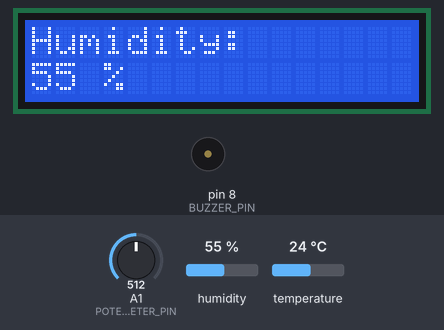
The sketch below on a simulated Arduino Uno, built with avr-gcc and run on an emulated ATmega328P. On the bench: 16×2 character LCD, buzzer (waves = sounding). The test bench sets the inputs (shaded band); at power-on: A1 (POTENTIOMETER_PIN) = 512, temperature 24 °C, humidity 55 %.

Above: at 3.2 s.
3.3 s: A1 (POTENTIOMETER_PIN) set to 498
At 4.8 s:
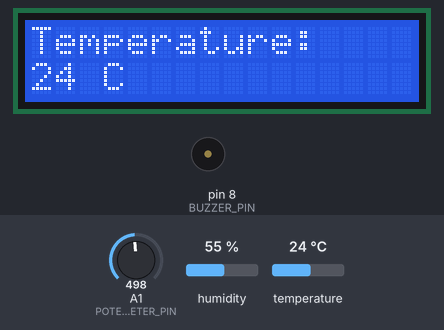
5.2 s: temperature set to 12 °C
At 6.1 s:
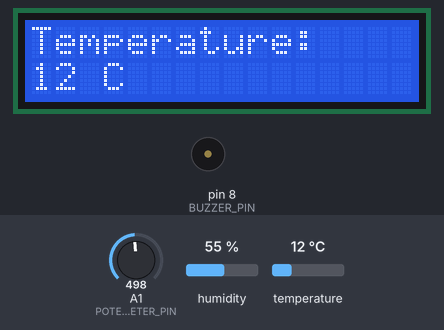
6.8 s: A1 (POTENTIOMETER_PIN) set to 522
At 6.97 s:
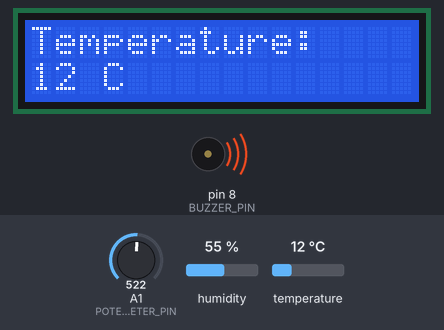
8.7 s: humidity set to 88 %
At 9.1 s:
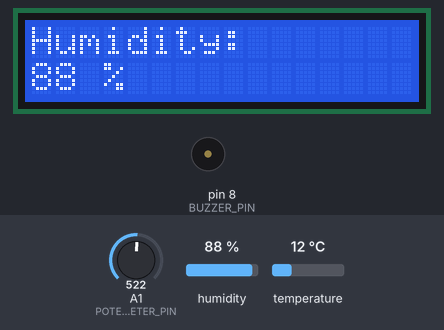
11.7 s: humidity set to 22 %
At 13.0 s:
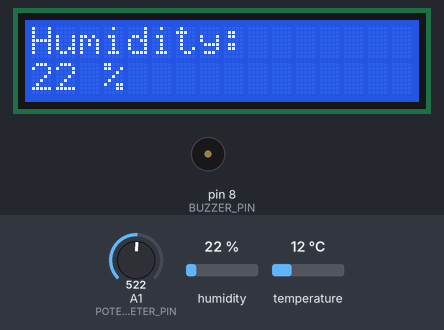
14.7 s: humidity set to 40 %
At 16.0 s:
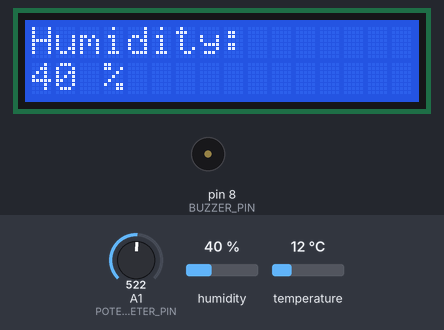
Timing chart, 0 to 17.3 s (numbered marks = the images above; inputs shaded):
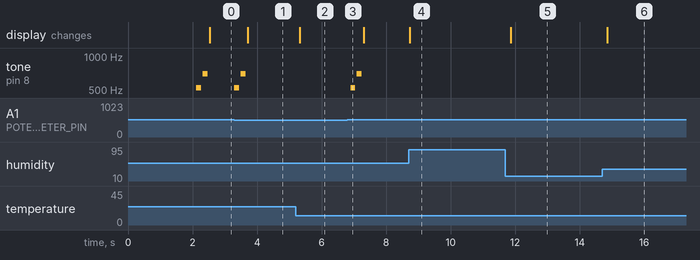

The sketch:

greenhouse-weather-station.ino
```cpp
#include <Wire.h>
#include <LiquidCrystal_I2C.h>
#include <Adafruit_HTU21DF.h>
#include <Adafruit_BMP280.h>

#define LIGHT_ANALOG_PIN A0
#define POTENTIOMETER_PIN A1
#define BUZZER_PIN 8


Adafruit_HTU21DF htu = Adafruit_HTU21DF();

int currentPage = 1;
int lastPage = 1;

LiquidCrystal_I2C lcd(0x27, 16, 2);


unsigned long startTime = 0;

void setup() {
  Serial.begin(9600);

  Wire.begin();
  if (!htu.begin()) {
    Serial.println("Ошибка HTU21D!");
  }

  pinMode(POTENTIOMETER_PIN, INPUT);
  pinMode(BUZZER_PIN, OUTPUT);

  lcd.init();
  lcd.backlight();
  lcd.setCursor(1, 0);
  lcd.print("Hello Sir!");

  delay(2000);
}


void playBeep() {
  tone(BUZZER_PIN, 523, 150);
  delay(200);
  tone(BUZZER_PIN, 698, 150);
  delay(200);
  noTone(BUZZER_PIN);
}


void loop() {

  float temp = htu.readTemperature();
  float humidity = htu.readHumidity();

  int sensorValue = analogRead(POTENTIOMETER_PIN);

  if (sensorValue >= 0 && sensorValue < 512) {
    currentPage = 1;
  }  else {
    currentPage = 2;
  }

  if (currentPage != lastPage) {
    playBeep();
    lastPage = currentPage;
  }

  lcd.clear();

  switch(currentPage) {
    case 1:
      lcd.setCursor(0, 0);
      lcd.print("Temperature:");
      lcd.setCursor(0, 1);
      lcd.print((int)temp);
      lcd.print(" C");
      break;

    case 2:
      lcd.setCursor(0, 0);
      lcd.print("Humidity:");
      lcd.setCursor(0, 1);
      lcd.print((int)humidity);
      lcd.print(" %");
      break;

  }


  delay(100);
}
```

Measured:
- the behaviour switches between 512 and 511 on A1 (POTENTIOMETER_PIN) (found by bisection; images 0 and 1)
- after the input at 3.3 s, tone on pin 8 (BUZZER_PIN): silent → 523 Hz at once, → silent 0.15 s later, → 698 Hz 0.05 s later, → silent 0.15 s later; the display: changes after 0.42 s (image 1)
- after the input at 5.2 s, the display: changes after 0.12 s (image 2)
- after the input at 6.8 s, tone on pin 8 (BUZZER_PIN): silent → 523 Hz after 0.10 s, → silent 0.15 s later, → 698 Hz 0.05 s later, → silent 0.15 s later
- after the input at 8.7 s, the display: changes at once (image 4)
- after the input at 11.7 s, the display: changes after 0.17 s (image 5)
- after the input at 14.7 s, the display: changes after 0.16 s (image 6)
